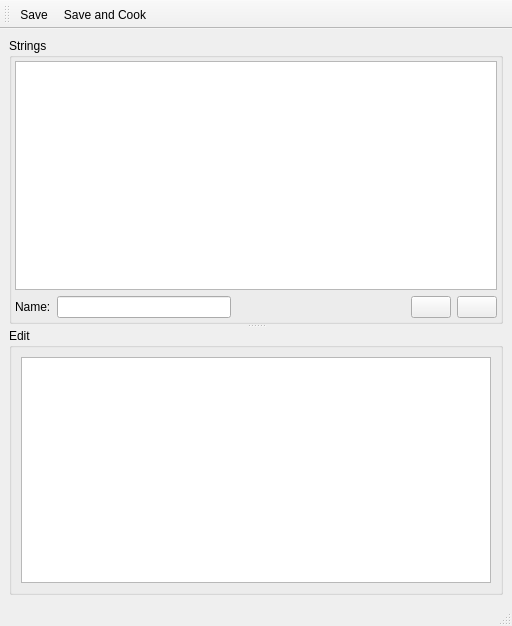
<?xml version="1.0" encoding="UTF-8"?>
<ui version="4.0">
 <class>CStringEditor</class>
 <widget class="QMainWindow" name="CStringEditor">
  <property name="geometry">
   <rect>
    <x>0</x>
    <y>0</y>
    <width>512</width>
    <height>626</height>
   </rect>
  </property>
  <property name="windowTitle">
   <string>MainWindow</string>
  </property>
  <widget class="QWidget" name="centralwidget">
   <layout class="QVBoxLayout" name="verticalLayout_2" stretch="0">
    <item>
     <widget class="QSplitter" name="splitter">
      <property name="orientation">
       <enum>Qt::Vertical</enum>
      </property>
      <widget class="QGroupBox" name="StringsGroupBox">
       <property name="title">
        <string>Strings</string>
       </property>
       <layout class="QVBoxLayout" name="verticalLayout">
        <property name="leftMargin">
         <number>3</number>
        </property>
        <property name="topMargin">
         <number>3</number>
        </property>
        <property name="rightMargin">
         <number>3</number>
        </property>
        <property name="bottomMargin">
         <number>3</number>
        </property>
        <item>
         <widget class="QListView" name="StringNameListView">
          <property name="font">
           <font>
            <pointsize>9</pointsize>
           </font>
          </property>
          <property name="alternatingRowColors">
           <bool>true</bool>
          </property>
          <property name="selectionMode">
           <enum>QAbstractItemView::ExtendedSelection</enum>
          </property>
          <property name="selectionBehavior">
           <enum>QAbstractItemView::SelectRows</enum>
          </property>
          <property name="verticalScrollMode">
           <enum>QAbstractItemView::ScrollPerPixel</enum>
          </property>
          <property name="horizontalScrollMode">
           <enum>QAbstractItemView::ScrollPerPixel</enum>
          </property>
         </widget>
        </item>
        <item>
         <layout class="QHBoxLayout" name="horizontalLayout_2">
          <item>
           <widget class="QLabel" name="NameLabel">
            <property name="text">
             <string>Name:</string>
            </property>
           </widget>
          </item>
          <item>
           <widget class="QLineEdit" name="StringNameLineEdit">
            <property name="text">
             <string/>
            </property>
           </widget>
          </item>
          <item>
           <spacer name="horizontalSpacer">
            <property name="orientation">
             <enum>Qt::Horizontal</enum>
            </property>
            <property name="sizeHint" stdset="0">
             <size>
              <width>40</width>
              <height>20</height>
             </size>
            </property>
           </spacer>
          </item>
          <item>
           <widget class="QPushButton" name="AddStringButton">
            <property name="text">
             <string/>
            </property>
            <property name="icon">
             <iconset resource="../Icons.qrc">
              <normaloff>:/icons/Plus.png</normaloff>:/icons/Plus.png</iconset>
            </property>
            <property name="iconSize">
             <size>
              <width>16</width>
              <height>16</height>
             </size>
            </property>
           </widget>
          </item>
          <item>
           <widget class="QPushButton" name="AddStringButton_2">
            <property name="text">
             <string/>
            </property>
            <property name="icon">
             <iconset resource="../Icons.qrc">
              <normaloff>:/icons/Minus v2.png</normaloff>:/icons/Minus v2.png</iconset>
            </property>
            <property name="iconSize">
             <size>
              <width>16</width>
              <height>16</height>
             </size>
            </property>
           </widget>
          </item>
         </layout>
        </item>
       </layout>
      </widget>
      <widget class="QGroupBox" name="EditGroupBox">
       <property name="title">
        <string>Edit</string>
       </property>
       <layout class="QVBoxLayout" name="verticalLayout_4">
        <property name="spacing">
         <number>0</number>
        </property>
        <item>
         <widget class="QTabBar" name="EditLanguageTabBar" native="true"/>
        </item>
        <item>
         <widget class="QPlainTextEdit" name="StringTextEdit">
          <property name="font">
           <font>
            <pointsize>9</pointsize>
           </font>
          </property>
         </widget>
        </item>
       </layout>
      </widget>
     </widget>
    </item>
   </layout>
  </widget>
  <widget class="QToolBar" name="ToolBar">
   <property name="windowTitle">
    <string>toolBar</string>
   </property>
   <property name="iconSize">
    <size>
     <width>32</width>
     <height>32</height>
    </size>
   </property>
   <attribute name="toolBarArea">
    <enum>TopToolBarArea</enum>
   </attribute>
   <attribute name="toolBarBreak">
    <bool>false</bool>
   </attribute>
   <addaction name="ActionSave"/>
   <addaction name="ActionSaveAndCook"/>
  </widget>
  <widget class="QStatusBar" name="StatusBar"/>
  <action name="ActionSave">
   <property name="icon">
    <iconset resource="../Icons.qrc">
     <normaloff>:/icons/Save.png</normaloff>:/icons/Save.png</iconset>
   </property>
   <property name="text">
    <string>Save</string>
   </property>
   <property name="toolTip">
    <string>Save</string>
   </property>
   <property name="shortcut">
    <string>Ctrl+S</string>
   </property>
  </action>
  <action name="ActionSaveAndCook">
   <property name="icon">
    <iconset resource="../Icons.qrc">
     <normaloff>:/icons/SaveAndRepack_32px.png</normaloff>:/icons/SaveAndRepack_32px.png</iconset>
   </property>
   <property name="text">
    <string>Save and Cook</string>
   </property>
   <property name="toolTip">
    <string>Save and Cook</string>
   </property>
  </action>
 </widget>
 <customwidgets>
  <customwidget>
   <class>QTabBar</class>
   <extends>QWidget</extends>
   <header location="global">QTabBar</header>
   <container>1</container>
  </customwidget>
 </customwidgets>
 <resources>
  <include location="../Icons.qrc"/>
 </resources>
 <connections/>
</ui>
